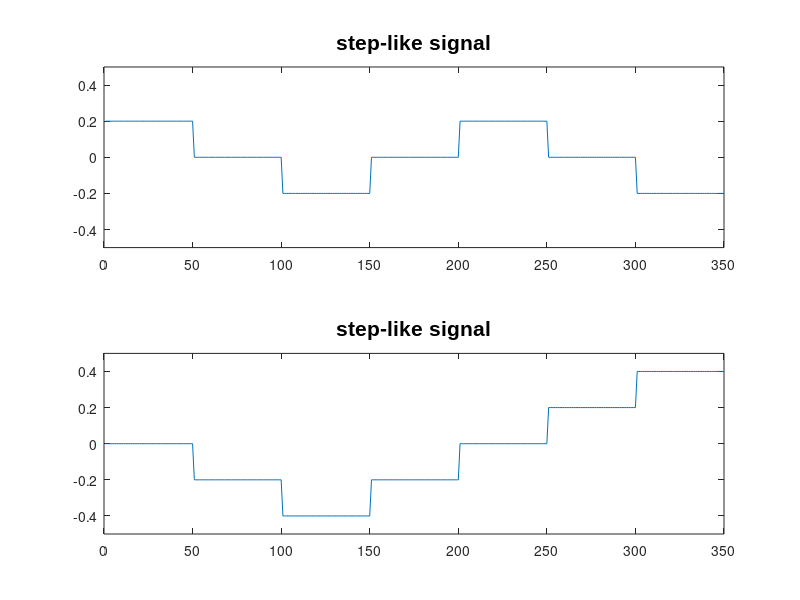
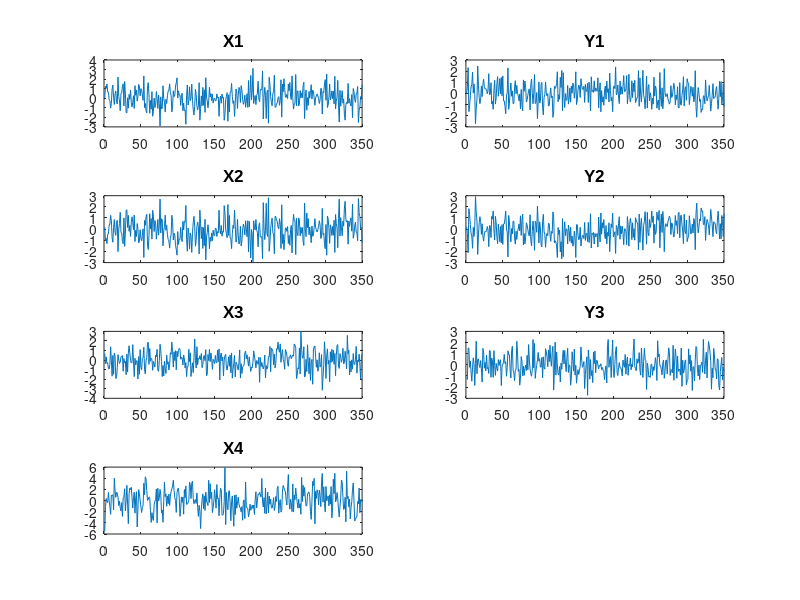

Reproduce these figures in MATLAB, in order. (Note: this script raises an error after producing the figures.)
%% CCA
clear;
sig = ones(1,50);
common1 = [sig sig*0 sig*-1 sig*0 sig sig*0 sig*-1]*0.2;
common2 = [sig*0 sig*-1 sig*-2 sig*-1 sig*0 sig sig*2]*0.2;

len = length(common1);
noise1 = randn(1,len);
noise2 = randn(1,len);

%X = [common+noise1; common-noise1; randn(1,len); randn(1,len)*2];
%Y = [common+noise2; common-noise2; randn(1,len)];

X = [common1+noise1; common2-noise1; randn(1,len); randn(1,len)*2];
Y = [common1+noise2; common2-noise2; randn(1,len)];


[A,B,r,U,V] = canoncorr(X',Y');

figure;
subplot(2,1,1)
plot(common1)
title('step-like signal', 'FontName', 'Arial', 'FontSize', 15);
ylim([-0.5 0.5]);

subplot(2,1,2)
plot(common2)
title('step-like signal', 'FontName', 'Arial', 'FontSize', 15);
ylim([-0.5 0.5]);

figure
subplot(4,2,1)
plot(X(1,:))
title('X1', 'FontName', 'Arial', 'FontSize', 12);
xlim([0 350])

subplot(4,2,3)
plot(X(2,:))
title('X2', 'FontName', 'Arial', 'FontSize', 12);
xlim([0 350])

subplot(4,2,5)
plot(X(3,:))
title('X3', 'FontName', 'Arial', 'FontSize', 12);
xlim([0 350])

subplot(4,2,7)
plot(X(4,:))
title('X4', 'FontName', 'Arial', 'FontSize', 12);
xlim([0 350])

subplot(4,2,2)
plot(Y(1,:))
title('Y1', 'FontName', 'Arial', 'FontSize', 12);
xlim([0 350])

subplot(4,2,4)
plot(Y(2,:))
title('Y2', 'FontName', 'Arial', 'FontSize', 12);
xlim([0 350])

subplot(4,2,6)
plot(Y(3,:))
title('Y3', 'FontName', 'Arial', 'FontSize', 12);
xlim([0 350])

sgtitle('Original signals', 'FontName', 'Arial', 'FontSize', 15);

figure
subplot(4,2,1)
plot(U(:,1))
title('U1', 'FontName', 'Arial', 'FontSize', 12);
xlim([0 350])

subplot(4,2,3)
plot(U(:,2))
title('U2', 'FontName', 'Arial', 'FontSize', 12);
xlim([0 350])

subplot(4,2,5)
plot(U(:,3))
title('U3', 'FontName', 'Arial', 'FontSize', 12);
xlim([0 350])

subplot(4,2,2)
plot(V(:,1))
title('V1', 'FontName', 'Arial', 'FontSize', 12);
xlim([0 350])

subplot(4,2,4)
plot(V(:,2))
title('V2', 'FontName', 'Arial', 'FontSize', 12);
xlim([0 350])

subplot(4,2,6)
plot(V(:,3))
title('V3', 'FontName', 'Arial', 'FontSize', 12);
xlim([0 350])

sgtitle('Generated signals', 'FontName', 'Arial', 'FontSize', 15);


%% CCA 2
%% CCA
clear;
t = -2*pi:1/100:2*pi;
sig1 = sin(2*pi*2*t);
sig2 = sin(2*pi*5*t);
common1 = sig1(253:953);
common2 = sig1(388:1088);
common3 = sig2(138:838);
common4 = sig2(421:1121);

len = length(common1);
noise1 = randn(1,len);
noise2 = randn(1,len);

%X = [common1+noise1; common2-noise1; randn(1,len); randn(1,len)*2];
%Y = [common1+noise2; common2-noise2; randn(1,len)];

X = [common1+noise1; common3-noise1; randn(1,len); randn(1,len)*2];
Y = [common2+noise2; common4-noise2; randn(1,len); randn(1,len)];

[A,B,r,U,V] = canoncorr(X',Y');

figure;
subplot(2,1,1)
plot(sig1)
title('sine-wave1', 'FontName', 'Arial', 'FontSize', 15);
ylim([-0.5 0.5]);
xlim([0 700]);

subplot(2,1,2)
plot(sig2)
title('sine-wave2', 'FontName', 'Arial', 'FontSize', 15);
ylim([-0.5 0.5]);
xlim([0 700]);

figure
subplot(4,2,1)
plot(X(1,:))
title('X1', 'FontName', 'Arial', 'FontSize', 12);
xlim([0 350])

subplot(4,2,3)
plot(X(2,:))
title('X2', 'FontName', 'Arial', 'FontSize', 12);
xlim([0 350])

subplot(4,2,5)
plot(X(3,:))
title('X3', 'FontName', 'Arial', 'FontSize', 12);
xlim([0 350])

subplot(4,2,7)
plot(X(4,:))
title('X4', 'FontName', 'Arial', 'FontSize', 12);
xlim([0 350])

subplot(4,2,2)
plot(Y(1,:))
title('Y1', 'FontName', 'Arial', 'FontSize', 12);
xlim([0 350])

subplot(4,2,4)
plot(Y(2,:))
title('Y2', 'FontName', 'Arial', 'FontSize', 12);
xlim([0 350])

subplot(4,2,6)
plot(Y(3,:))
title('Y3', 'FontName', 'Arial', 'FontSize', 12);
xlim([0 350])

subplot(4,2,8)
plot(Y(4,:))
title('Y4', 'FontName', 'Arial', 'FontSize', 12);
xlim([0 350])

sgtitle('Original signals', 'FontName', 'Arial', 'FontSize', 15);

figure
subplot(4,2,1)
plot(U(:,1))
title('U1', 'FontName', 'Arial', 'FontSize', 12);
xlim([0 350])

subplot(4,2,3)
plot(U(:,2))
title('U2', 'FontName', 'Arial', 'FontSize', 12);
xlim([0 350])

subplot(4,2,5)
plot(U(:,3))
title('U3', 'FontName', 'Arial', 'FontSize', 12);
xlim([0 350])

subplot(4,2,7)
plot(U(:,4))
title('U4', 'FontName', 'Arial', 'FontSize', 12);
xlim([0 350])

subplot(4,2,2)
plot(V(:,1))
title('V1', 'FontName', 'Arial', 'FontSize', 12);
xlim([0 350])

subplot(4,2,4)
plot(V(:,2))
title('V2', 'FontName', 'Arial', 'FontSize', 12);
xlim([0 350])

subplot(4,2,6)
plot(V(:,3))
title('V3', 'FontName', 'Arial', 'FontSize', 12);
xlim([0 350])

subplot(4,2,8)
plot(V(:,4))
title('V4', 'FontName', 'Arial', 'FontSize', 12);
xlim([0 350])

sgtitle('Generated signals', 'FontName', 'Arial', 'FontSize', 15);